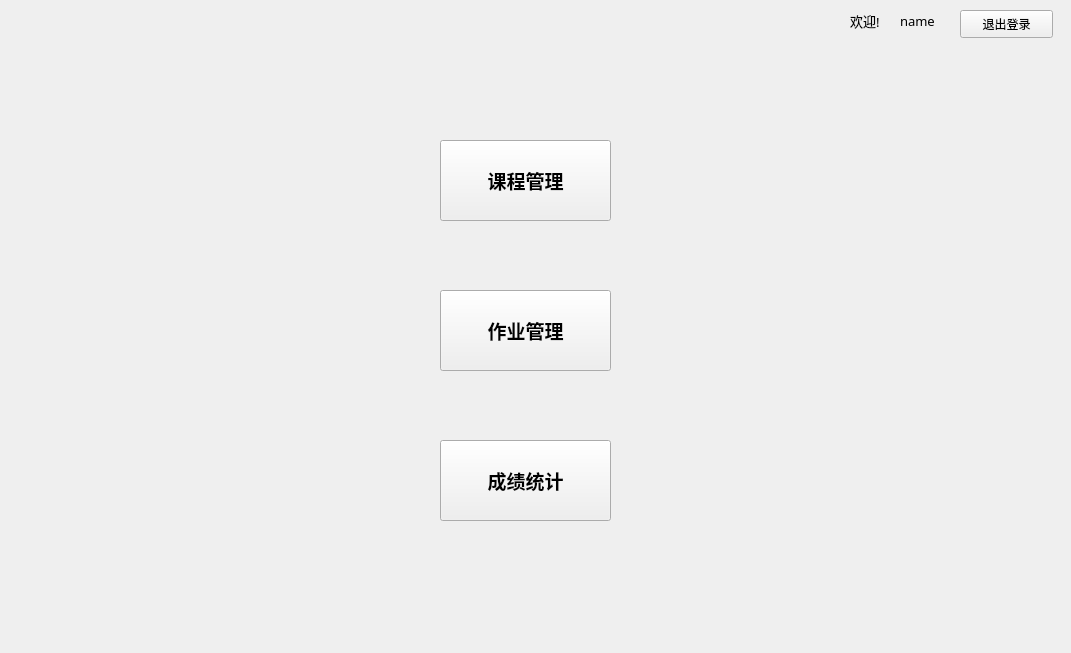
<?xml version="1.0" encoding="UTF-8"?>
<ui version="4.0">
 <class>Widgetfirst</class>
 <widget class="QWidget" name="Widgetfirst">
  <property name="geometry">
   <rect>
    <x>0</x>
    <y>0</y>
    <width>1071</width>
    <height>653</height>
   </rect>
  </property>
  <property name="windowTitle">
   <string>教师界面</string>
  </property>
  <widget class="QPushButton" name="exitbtn">
   <property name="geometry">
    <rect>
     <x>960</x>
     <y>10</y>
     <width>93</width>
     <height>28</height>
    </rect>
   </property>
   <property name="text">
    <string>退出登录</string>
   </property>
  </widget>
  <widget class="QLabel" name="namelabel">
   <property name="geometry">
    <rect>
     <x>900</x>
     <y>10</y>
     <width>51</width>
     <height>21</height>
    </rect>
   </property>
   <property name="font">
    <font>
     <family>Agency FB</family>
     <pointsize>10</pointsize>
    </font>
   </property>
   <property name="text">
    <string>name</string>
   </property>
  </widget>
  <widget class="QLabel" name="label_2">
   <property name="geometry">
    <rect>
     <x>850</x>
     <y>10</y>
     <width>41</width>
     <height>21</height>
    </rect>
   </property>
   <property name="font">
    <font>
     <family>Agency FB</family>
     <pointsize>10</pointsize>
    </font>
   </property>
   <property name="text">
    <string>欢迎!</string>
   </property>
  </widget>
  <widget class="QPushButton" name="lessonbtn">
   <property name="geometry">
    <rect>
     <x>440</x>
     <y>140</y>
     <width>171</width>
     <height>81</height>
    </rect>
   </property>
   <property name="font">
    <font>
     <family>Agency FB</family>
     <pointsize>14</pointsize>
     <weight>75</weight>
     <bold>true</bold>
    </font>
   </property>
   <property name="text">
    <string>课程管理</string>
   </property>
  </widget>
  <widget class="QPushButton" name="homeworkbtn">
   <property name="geometry">
    <rect>
     <x>440</x>
     <y>290</y>
     <width>171</width>
     <height>81</height>
    </rect>
   </property>
   <property name="font">
    <font>
     <family>Agency FB</family>
     <pointsize>14</pointsize>
     <weight>75</weight>
     <bold>true</bold>
    </font>
   </property>
   <property name="text">
    <string>作业管理</string>
   </property>
  </widget>
  <widget class="QPushButton" name="showscorebtn">
   <property name="geometry">
    <rect>
     <x>440</x>
     <y>440</y>
     <width>171</width>
     <height>81</height>
    </rect>
   </property>
   <property name="font">
    <font>
     <family>Agency FB</family>
     <pointsize>14</pointsize>
     <weight>75</weight>
     <bold>true</bold>
    </font>
   </property>
   <property name="text">
    <string>成绩统计</string>
   </property>
  </widget>
 </widget>
 <layoutdefault spacing="6" margin="11"/>
 <resources/>
 <connections/>
</ui>
